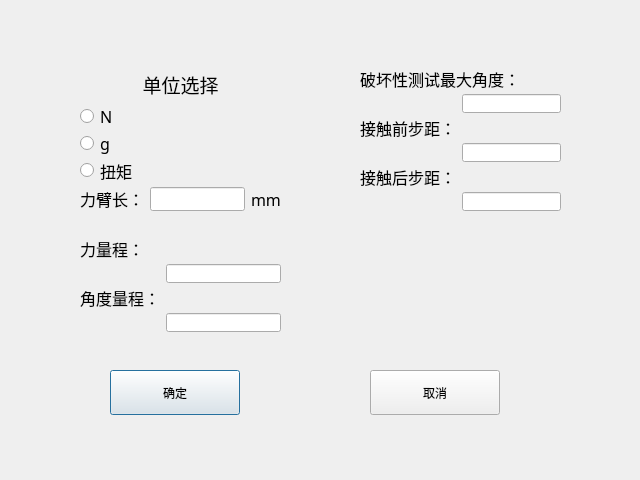
<?xml version="1.0" encoding="UTF-8"?>
<ui version="4.0">
 <class>DialogSetup</class>
 <widget class="QDialog" name="DialogSetup">
  <property name="geometry">
   <rect>
    <x>0</x>
    <y>0</y>
    <width>640</width>
    <height>480</height>
   </rect>
  </property>
  <property name="windowTitle">
   <string>Dialog</string>
  </property>
  <widget class="QWidget" name="layoutWidget">
   <property name="geometry">
    <rect>
     <x>80</x>
     <y>70</y>
     <width>201</width>
     <height>141</height>
    </rect>
   </property>
   <layout class="QGridLayout" name="gridLayout">
    <item row="1" column="0">
     <layout class="QHBoxLayout" name="horizontalLayout_2">
      <item>
       <layout class="QVBoxLayout" name="verticalLayout">
        <item>
         <widget class="QRadioButton" name="RB_N">
          <property name="sizePolicy">
           <sizepolicy hsizetype="Fixed" vsizetype="Fixed">
            <horstretch>0</horstretch>
            <verstretch>0</verstretch>
           </sizepolicy>
          </property>
          <property name="font">
           <font>
            <family>宋体</family>
            <pointsize>12</pointsize>
           </font>
          </property>
          <property name="text">
           <string>N</string>
          </property>
         </widget>
        </item>
        <item>
         <widget class="QRadioButton" name="RB_G">
          <property name="sizePolicy">
           <sizepolicy hsizetype="Fixed" vsizetype="Fixed">
            <horstretch>0</horstretch>
            <verstretch>0</verstretch>
           </sizepolicy>
          </property>
          <property name="font">
           <font>
            <family>宋体</family>
            <pointsize>12</pointsize>
           </font>
          </property>
          <property name="text">
           <string>g</string>
          </property>
         </widget>
        </item>
        <item>
         <widget class="QRadioButton" name="radioButton_3">
          <property name="sizePolicy">
           <sizepolicy hsizetype="Fixed" vsizetype="Fixed">
            <horstretch>0</horstretch>
            <verstretch>0</verstretch>
           </sizepolicy>
          </property>
          <property name="font">
           <font>
            <family>宋体</family>
            <pointsize>12</pointsize>
           </font>
          </property>
          <property name="text">
           <string>扭矩</string>
          </property>
         </widget>
        </item>
       </layout>
      </item>
      <item>
       <spacer name="horizontalSpacer">
        <property name="orientation">
         <enum>Qt::Horizontal</enum>
        </property>
        <property name="sizeHint" stdset="0">
         <size>
          <width>40</width>
          <height>20</height>
         </size>
        </property>
       </spacer>
      </item>
     </layout>
    </item>
    <item row="2" column="0">
     <layout class="QHBoxLayout" name="horizontalLayout">
      <item>
       <widget class="QLabel" name="label_4">
        <property name="font">
         <font>
          <family>宋体</family>
          <pointsize>12</pointsize>
         </font>
        </property>
        <property name="text">
         <string>力臂长：</string>
        </property>
       </widget>
      </item>
      <item>
       <widget class="QLineEdit" name="lineEdit_4">
        <property name="sizePolicy">
         <sizepolicy hsizetype="Expanding" vsizetype="Expanding">
          <horstretch>0</horstretch>
          <verstretch>0</verstretch>
         </sizepolicy>
        </property>
       </widget>
      </item>
      <item>
       <widget class="QLabel" name="label_5">
        <property name="font">
         <font>
          <family>宋体</family>
          <pointsize>12</pointsize>
         </font>
        </property>
        <property name="text">
         <string>mm</string>
        </property>
       </widget>
      </item>
     </layout>
    </item>
    <item row="0" column="0">
     <widget class="QLabel" name="label_6">
      <property name="font">
       <font>
        <family>宋体</family>
        <pointsize>14</pointsize>
       </font>
      </property>
      <property name="layoutDirection">
       <enum>Qt::LeftToRight</enum>
      </property>
      <property name="text">
       <string>单位选择</string>
      </property>
      <property name="alignment">
       <set>Qt::AlignCenter</set>
      </property>
     </widget>
    </item>
   </layout>
  </widget>
  <widget class="QPushButton" name="PB_ok">
   <property name="geometry">
    <rect>
     <x>110</x>
     <y>370</y>
     <width>130</width>
     <height>45</height>
    </rect>
   </property>
   <property name="text">
    <string>确定</string>
   </property>
  </widget>
  <widget class="QPushButton" name="PB_cancel">
   <property name="geometry">
    <rect>
     <x>370</x>
     <y>370</y>
     <width>130</width>
     <height>45</height>
    </rect>
   </property>
   <property name="text">
    <string>取消</string>
   </property>
  </widget>
  <widget class="QWidget" name="layoutWidget_2">
   <property name="geometry">
    <rect>
     <x>360</x>
     <y>70</y>
     <width>201</width>
     <height>141</height>
    </rect>
   </property>
   <layout class="QFormLayout" name="formLayout">
    <item row="0" column="0" colspan="2">
     <widget class="QLabel" name="label">
      <property name="sizePolicy">
       <sizepolicy hsizetype="Expanding" vsizetype="Expanding">
        <horstretch>0</horstretch>
        <verstretch>0</verstretch>
       </sizepolicy>
      </property>
      <property name="font">
       <font>
        <family>宋体</family>
        <pointsize>12</pointsize>
       </font>
      </property>
      <property name="text">
       <string>破坏性测试最大角度：</string>
      </property>
     </widget>
    </item>
    <item row="1" column="0">
     <spacer name="horizontalSpacer_2">
      <property name="orientation">
       <enum>Qt::Horizontal</enum>
      </property>
      <property name="sizeHint" stdset="0">
       <size>
        <width>40</width>
        <height>20</height>
       </size>
      </property>
     </spacer>
    </item>
    <item row="1" column="1">
     <widget class="QLineEdit" name="lineEdit"/>
    </item>
    <item row="2" column="0" colspan="2">
     <widget class="QLabel" name="label_2">
      <property name="sizePolicy">
       <sizepolicy hsizetype="Expanding" vsizetype="Expanding">
        <horstretch>0</horstretch>
        <verstretch>0</verstretch>
       </sizepolicy>
      </property>
      <property name="font">
       <font>
        <family>宋体</family>
        <pointsize>12</pointsize>
       </font>
      </property>
      <property name="text">
       <string>接触前步距：</string>
      </property>
     </widget>
    </item>
    <item row="3" column="0">
     <spacer name="horizontalSpacer_3">
      <property name="orientation">
       <enum>Qt::Horizontal</enum>
      </property>
      <property name="sizeHint" stdset="0">
       <size>
        <width>40</width>
        <height>20</height>
       </size>
      </property>
     </spacer>
    </item>
    <item row="3" column="1">
     <widget class="QLineEdit" name="lineEdit_2"/>
    </item>
    <item row="4" column="0">
     <widget class="QLabel" name="label_3">
      <property name="sizePolicy">
       <sizepolicy hsizetype="Expanding" vsizetype="Expanding">
        <horstretch>0</horstretch>
        <verstretch>0</verstretch>
       </sizepolicy>
      </property>
      <property name="font">
       <font>
        <family>宋体</family>
        <pointsize>12</pointsize>
       </font>
      </property>
      <property name="text">
       <string>接触后步距：</string>
      </property>
     </widget>
    </item>
    <item row="5" column="0">
     <spacer name="horizontalSpacer_4">
      <property name="orientation">
       <enum>Qt::Horizontal</enum>
      </property>
      <property name="sizeHint" stdset="0">
       <size>
        <width>40</width>
        <height>20</height>
       </size>
      </property>
     </spacer>
    </item>
    <item row="5" column="1">
     <widget class="QLineEdit" name="lineEdit_3">
      <property name="sizePolicy">
       <sizepolicy hsizetype="Expanding" vsizetype="Expanding">
        <horstretch>0</horstretch>
        <verstretch>0</verstretch>
       </sizepolicy>
      </property>
     </widget>
    </item>
   </layout>
  </widget>
  <widget class="QWidget" name="">
   <property name="geometry">
    <rect>
     <x>80</x>
     <y>240</y>
     <width>201</width>
     <height>92</height>
    </rect>
   </property>
   <layout class="QFormLayout" name="formLayout_2">
    <item row="0" column="0">
     <widget class="QLabel" name="label_7">
      <property name="sizePolicy">
       <sizepolicy hsizetype="Expanding" vsizetype="Expanding">
        <horstretch>0</horstretch>
        <verstretch>0</verstretch>
       </sizepolicy>
      </property>
      <property name="font">
       <font>
        <family>宋体</family>
        <pointsize>12</pointsize>
       </font>
      </property>
      <property name="text">
       <string>力量程：</string>
      </property>
     </widget>
    </item>
    <item row="1" column="0">
     <spacer name="horizontalSpacer_5">
      <property name="orientation">
       <enum>Qt::Horizontal</enum>
      </property>
      <property name="sizeHint" stdset="0">
       <size>
        <width>40</width>
        <height>20</height>
       </size>
      </property>
     </spacer>
    </item>
    <item row="1" column="1">
     <widget class="QLineEdit" name="lineEdit_5"/>
    </item>
    <item row="2" column="0">
     <widget class="QLabel" name="label_8">
      <property name="sizePolicy">
       <sizepolicy hsizetype="Expanding" vsizetype="Expanding">
        <horstretch>0</horstretch>
        <verstretch>0</verstretch>
       </sizepolicy>
      </property>
      <property name="font">
       <font>
        <family>宋体</family>
        <pointsize>12</pointsize>
       </font>
      </property>
      <property name="text">
       <string>角度量程：</string>
      </property>
     </widget>
    </item>
    <item row="3" column="0">
     <spacer name="horizontalSpacer_6">
      <property name="orientation">
       <enum>Qt::Horizontal</enum>
      </property>
      <property name="sizeHint" stdset="0">
       <size>
        <width>40</width>
        <height>20</height>
       </size>
      </property>
     </spacer>
    </item>
    <item row="3" column="1">
     <widget class="QLineEdit" name="lineEdit_6"/>
    </item>
   </layout>
  </widget>
 </widget>
 <resources/>
 <connections/>
</ui>
